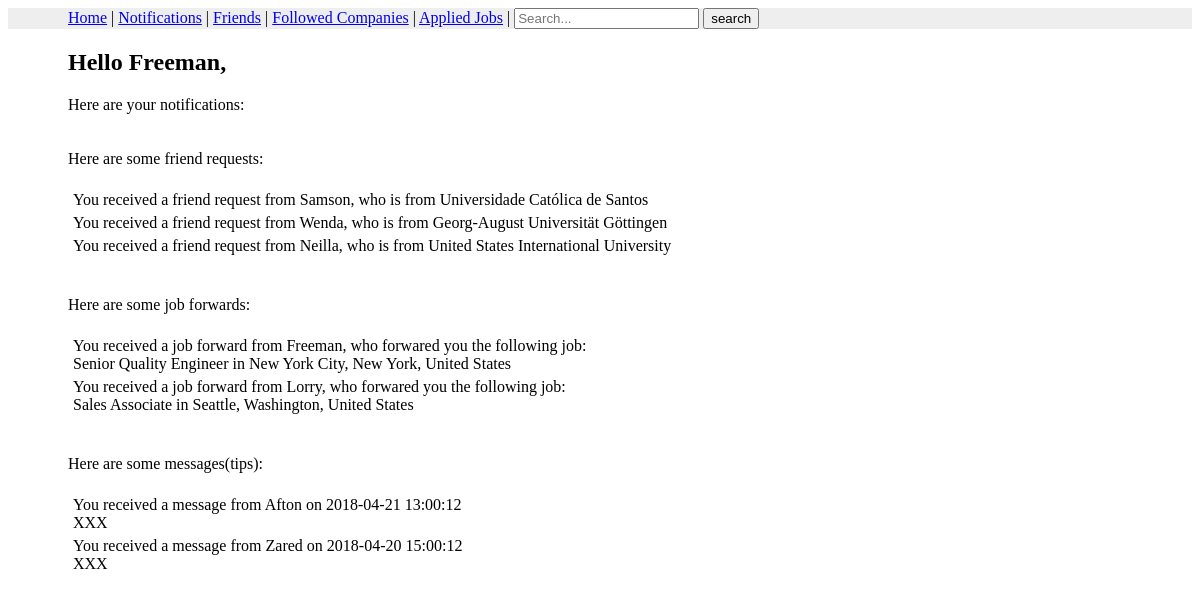
Screenshot of /zq/student_notifications.php with the database file from the repository.
### tables this page shows
CREATE TABLE `Student` (
  `sid` INT NOT NULL auto_increment,
  `username` VARCHAR(20) NOT NULL,
  `password` VARCHAR(50) NOT NULL,
  `sname` VARCHAR(20) NOT NULL,
  `university` VARCHAR(100) ,
  `major` VARCHAR(20),
  `degree` VARCHAR(20),
  `GPA` DECIMAL(3,2) ,
  `keywords` VARCHAR(500),
  `resume` Varchar(20),
  `restrict` bit NOT NULL,
  PRIMARY KEY (`sid`)
   
  );

CREATE TABLE `Forward` (
  `fid` INT NOT NULL,
  `ftime` DATETIME NOT NULL,
  `fromsid` INT NOT NULL,
  `tosid` INT NOT NULL,
  `nid` INT NOT NULL,
  PRIMARY KEY (`fid`),
  FOREIGN KEY (`fid`) REFERENCES `NotificationToStudent` (`nid`),
  FOREIGN KEY (`fromsid`) REFERENCES `Student` (`sid`),
  FOREIGN KEY (`tosid`) REFERENCES `Student` (`sid`),
  FOREIGN KEY (`nid`) REFERENCES `Announcement` (`nid`)
  );

CREATE TABLE `Job` (
  `jid` INT NOT NULL auto_increment,
  `title` VARCHAR(100) NOT NULL,
  `cid` INT NOT NULL,
  `jcity` VARCHAR(20) NOT NULL,
  `jstate` VARCHAR(20) NOT NULL,
  `jcountry` VARCHAR(20) NOT NULL,
  `salary` MEDIUMINT NOT NULL,
  `degree` VARCHAR(20) NOT NULL,
  `major` VARCHAR(20) NOT NULL,
  `jdesciption` TEXT NOT NULL,
  PRIMARY KEY (`jid`),
  FOREIGN KEY (`cid`) REFERENCES `Company` (`cid`)
  );

CREATE TABLE `Tips` (
  `nid` INT NOT NULL,
  `ttime` DATETIME NOT NULL,
  `fromsid` INT NOT NULL,
  `tosid` INT NOT NULL,
  `content` TEXT NOT NULL,
  PRIMARY KEY (`nid`),
  FOREIGN KEY (`nid`) REFERENCES `NotificationToStudent` (`nid`),
  FOREIGN KEY (`fromsid`) REFERENCES `Student` (`sid`),
  FOREIGN KEY (`tosid`) REFERENCES `Student` (`sid`)
  );

### zq/student_notifications.php (the view, shortened to what this page needs)
<!DOCTYPE html>
<html lang="en">
<head>
    <link rel="stylesheet" href="student.css">
</head>
<body>
    <div class="navivation">
      <nav>
        <div class="wrapper">
          <a class="active" href="0_student-homepage.php">Home</a> |
          <a href="student_notifications.php">Notifications</a> |
          <a href="student_friends_page.php">Friends</a> |
          <a href="student_followed_companies.php">Followed Companies</a> |
          <a href="student_applied_jobs.php">Applied Jobs</a> |
          <form action="student_search_result.php" method="get" id="keyword_search">
              <input type="text" placeholder="Search..." name="keyword">
              <button type="submit">search</button>
          </form>
          </div>
      </nav>
    </div>
    <div class="wrapper">
      <?php
      $servername = "localhost";
      $username = "root";
      $password = "root";
      $dbname = "PJ2database";
      $conn = new mysqli($servername, $username, $password, $dbname);
      $query = "SELECT sname FROM Student s WHERE s.sid = 1";
      $result = $conn->query($query);
      $sname = "";
      if ($result->num_rows > 0) {
          while ($row = $result->fetch_assoc()) {
              $sname = $row['sname'];
          }
      }
      $hellostr = "Hello " . $sname . ",";
      echo "<h2>$hellostr</h2>";
      ?>
      <div>
      Here are your notifications:<br>
      </div>
      <?php
      $queryfq = "select s.sname, s.university from NotificationToStudent ns, FriendReq fq, Student s where ns.nid = fq.nid and fq.fromsid = s.sid and fq.fqstatus = 'pending';";
      $queryf = "select f.fromsid, j.jid, j.title, s.sname, j.jcity, j.jstate, j.jcountry from NotificationToStudent ns, Forward f, Announcement a, Job j, Student s where s.sid = f.fromsid and ns.nid = f.fid and f.nid = a.nid and a.jid = j.jid;";
      $queryt = "select t.content, s.sname, t.ttime from NotificationToStudent ns,  Tips t, Student s where ns.nid = t.nid and t.fromsid = s.sid;";
      $resultfq = $conn->query($queryfq);
      $resultf = $conn->query($queryf);
      $resultt = $conn->query($queryt);
      ?>
      <div class="friend-request">
      <?php
      if ($resultfq->num_rows > 0) {
        echo "<br><br>Here are some friend requests:<br><br>";
          while ($row = $resultfq->fetch_assoc()) {
            echo "<div class='friend-request-message'><p>";
            echo "You received a friend request from ".$row['sname'];
            echo ", who is from ".$row['university'];
            echo "</p></div>";
          }
      }
      ?>
      </div>
      <div class="forward">
      <?php
      if ($resultf->num_rows > 0) {
        echo "<br><br>Here are some job forwards:<br><br>";
          while ($row = $resultf->fetch_assoc()) {
            echo "<div class='forwarded-message'><p>";
            echo "You received a job forward from ".$row['sname'];
            echo ", who forwared you the following job:<br>";
            echo $row['title'].' in '.$row['jcity'].', '.$row['jstate'].', '.$row['jcountry'];
            echo "</p></div>";
          }
      }
      ?>
      </div>
      <div class="tips">
      <?php
      if ($resultt->num_rows > 0) {
        echo "<br><br>Here are some messages(tips):<br><br>";
          while ($row = $resultt->fetch_assoc()) {
            echo "<div class='forwarded-message'><p>";
            echo "You received a message from ".$row['sname'];
            echo " on ".$row['ttime']."<br>";
            echo $row['content'];
            echo "</p></div>";
          }
      }
      ?>
      </div>
    </div>
</body>
</html>

### zq/student.css (style rules this page uses)
form { display: inline-block; }
nav { background-color: #EEE; }
.wrapper { padding: 0 60px 0 60px; }
p { margin: 5px 5px 5px 5px; word-wrap: break-word; }

### rows the page displays
student: sname "Hello Freeman,"
student: sname "Samson", university "Universidade Católica de Santos"
student: sname "Wenda", university "Georg-August Universität Göttingen"
student: sname "Neilla", university "United States International University"
forward: fromsid.sname "Freeman", job.title "Senior Quality Engineer", job.jcity "New York City", job.jstate "New York", job.jcountry "United States"
forward: fromsid.sname "Lorry", job.title "Sales Associate", job.jcity "Seattle", job.jstate "Washington", job.jcountry "United States"
tips: fromsid.sname "Afton", ttime "2018-04-21 13:00:12", content "XXX"
tips: fromsid.sname "Zared", ttime "2018-04-20 15:00:12", content "XXX"
